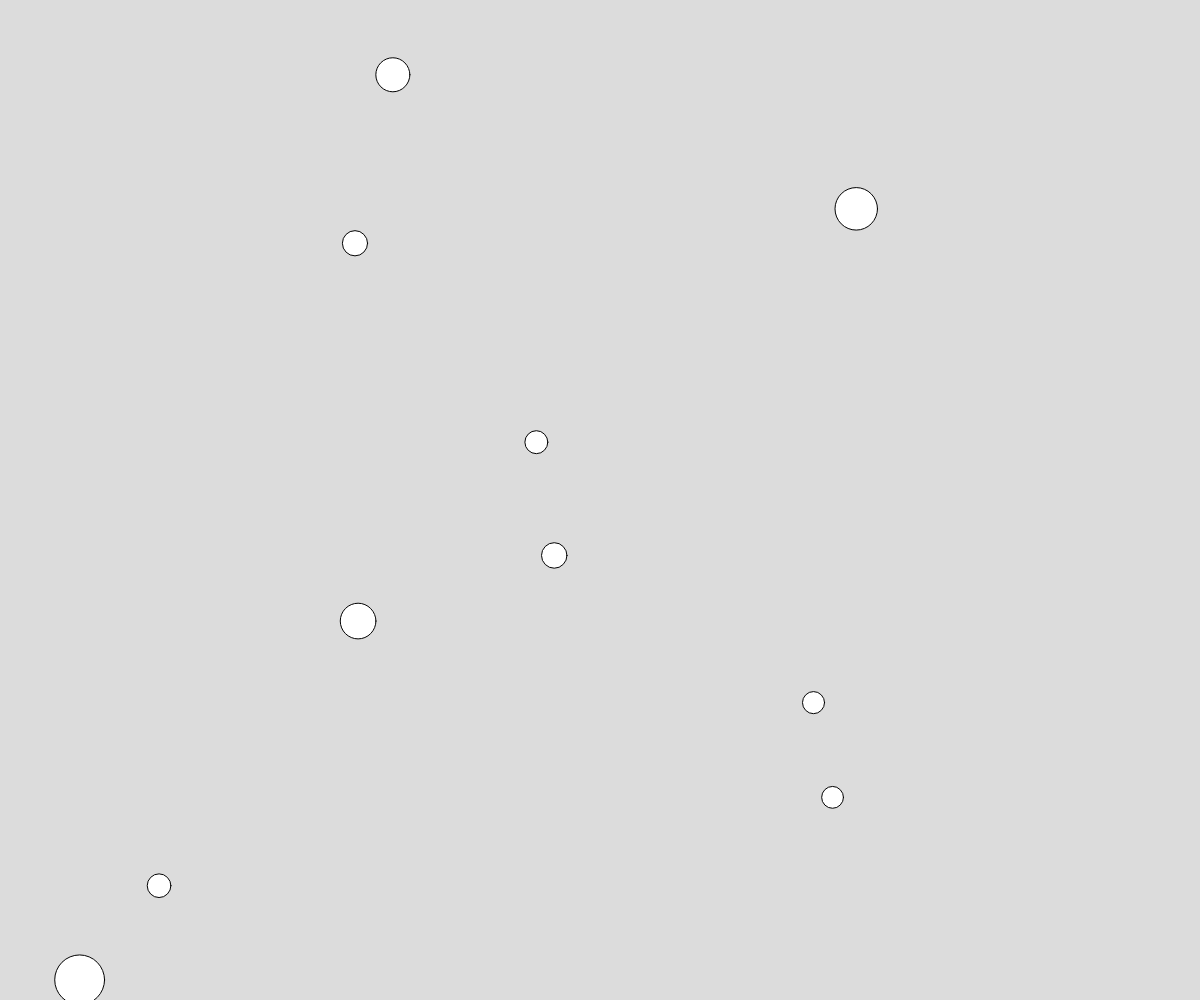
Frame 1 (no input)
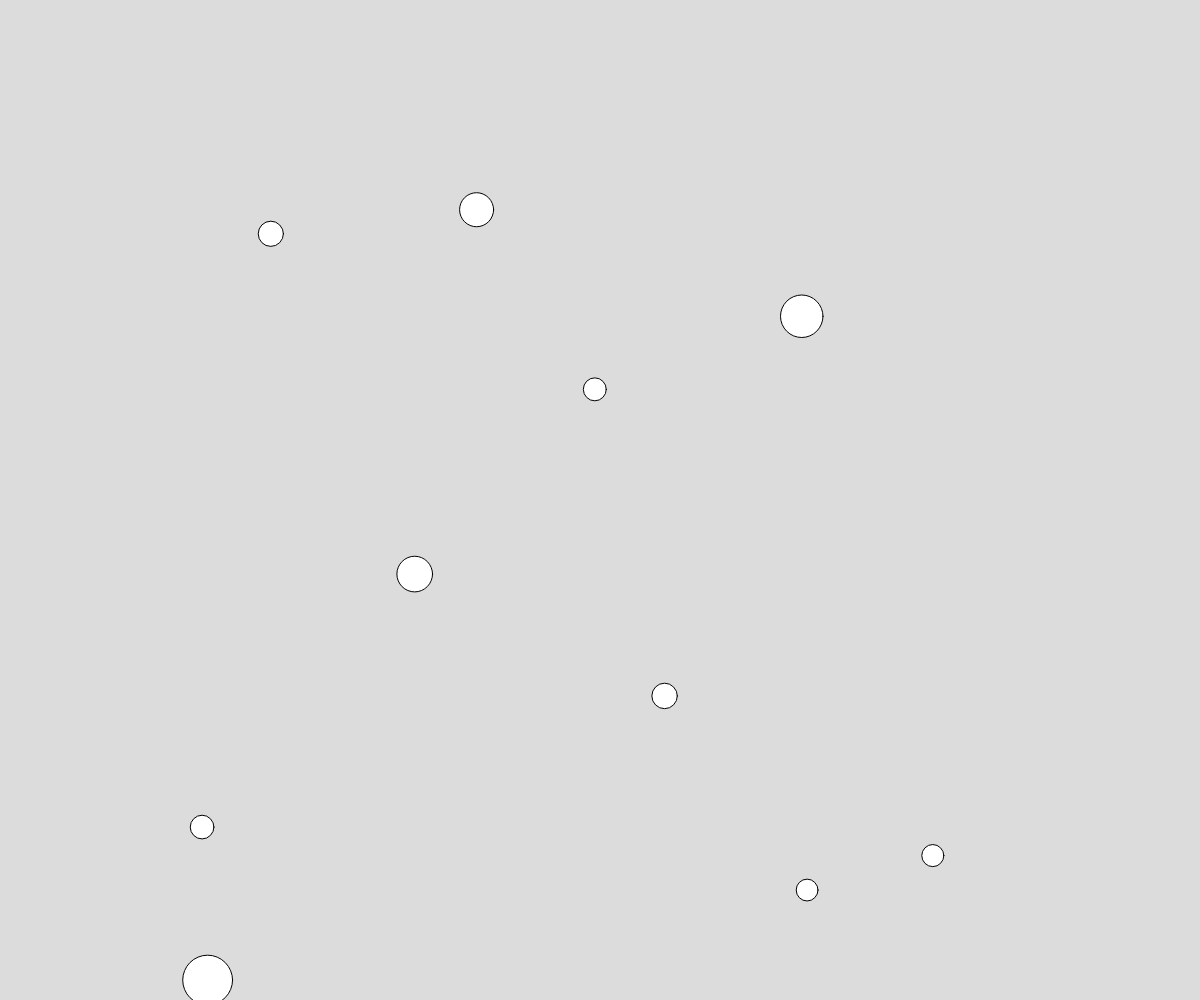
Frame 60 (no input)
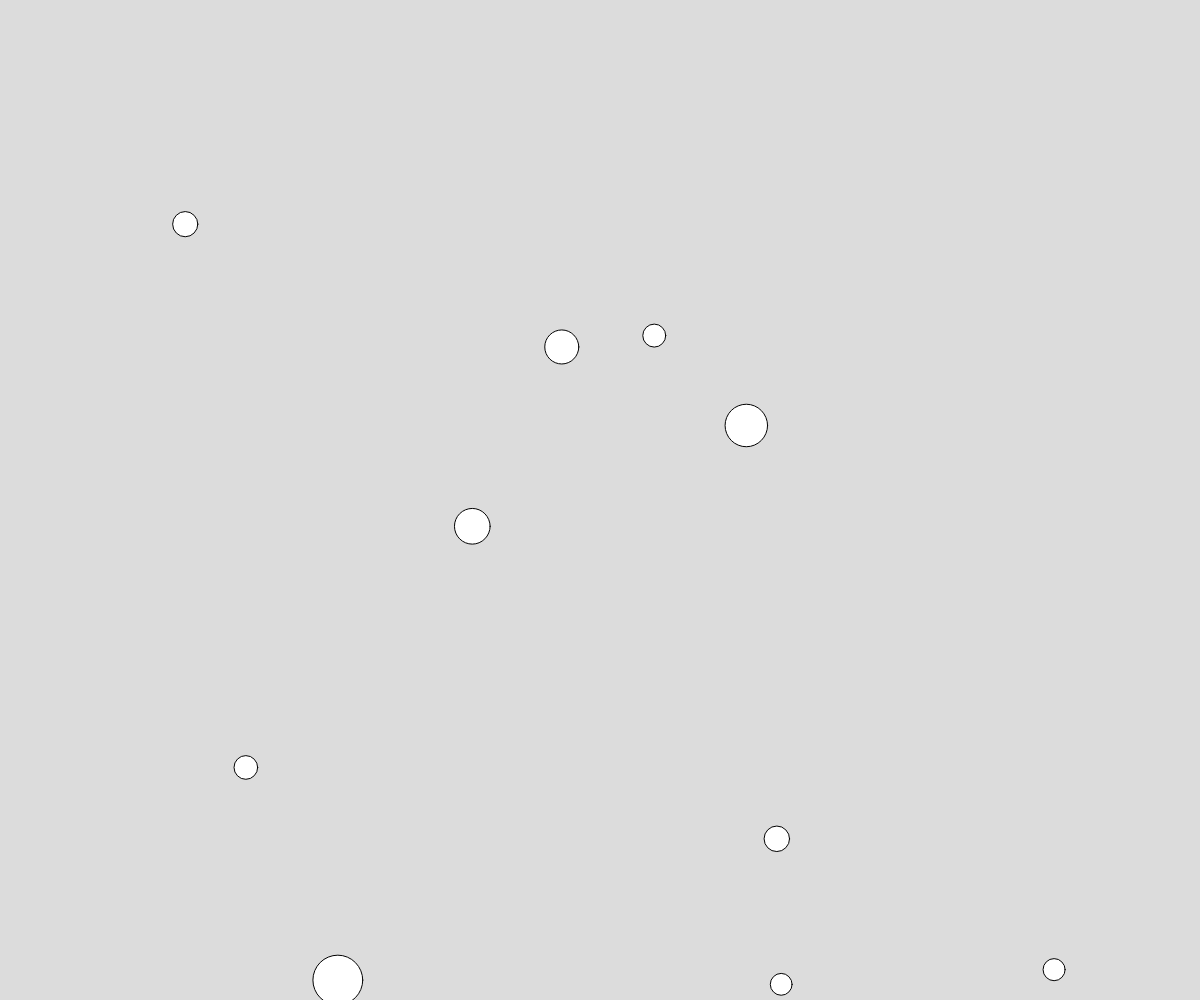
Frame 120 (the mouse pressed at the canvas centre since frame 60)

The p5.js sketch that drew these frames (run headless with seeded random() and noise() and a simulated clock; from frame 60 on, the mouse is pressed at the canvas centre):

// p5.js sketch
// ── sketch.js
let circles = []; // List of circle objects

function setup() {
  createCanvas(windowWidth,windowHeight); // make a full-screen canva

  // Initialize circles with random positions, sizes, and velocities
  for (let i = 0; i < 10; i++) {
    circles.push({
      x: random(width),
      y: random(height),
      size: random(20, 50),
      vx: random(-3, 3),
      vy: random(-3, 3)
    });
  }
}

function draw() {
  background(220);
/*
  // Draw a simple pattern using lines
  stroke(0); // Set line color to black
  strokeWeight(2); // Set line thickness

  // Draw a grid pattern
  for (let x = 0; x <= width; x += 50) {
    line(x, 0, x, height); // Vertical lines
  }

  for (let y = 0; y <= height; y += 50) {
    line(0, y, width, y); // Horizontal lines
  }

  // Draw a diagonal cross pattern
  line(0, 0, width, height); // Diagonal from top-left to bottom-right
  line(width, 0, 0, height); // Diagonal from top-right to bottom-left
*/
/*
  // Define a list of points
  let points = [
    { x: 100, y: 100 },
    { x: 200, y: 50 },
    { x: 300, y: 100 },
    { x: 350, y: 200 },
    { x: 300, y: 300 },
    { x: 200, y: 350 },
    { x: 100, y: 300 },
    { x: 50, y: 200 }
  ];

  // Draw lines connecting the points
  stroke(0); // Set line color to black
  strokeWeight(2); // Set line thickness

  for (let i = 0; i < points.length; i++) {
    let nextIndex = (i + 1) % points.length; // Get the next point index, wrapping around to the start
    line(points[i].x, points[i].y, points[nextIndex].x, points[nextIndex].y);
  }
*/
  // Update and draw each circle
  for (let circle of circles) {
    // Update position
    circle.x += circle.vx;
    circle.y += circle.vy;

    // Check for collision with edges and reverse velocity if needed
    if (circle.x - circle.size / 2 < 0 || circle.x + circle.size / 2 > width) {
      circle.vx *= -1;
    }
    if (circle.y - circle.size / 2 < 0 || circle.y + circle.size / 2 > height) {
      circle.vy *= -1;
    }

    // Draw the circle
    ellipse(circle.x, circle.y, circle.size);
  }
}
